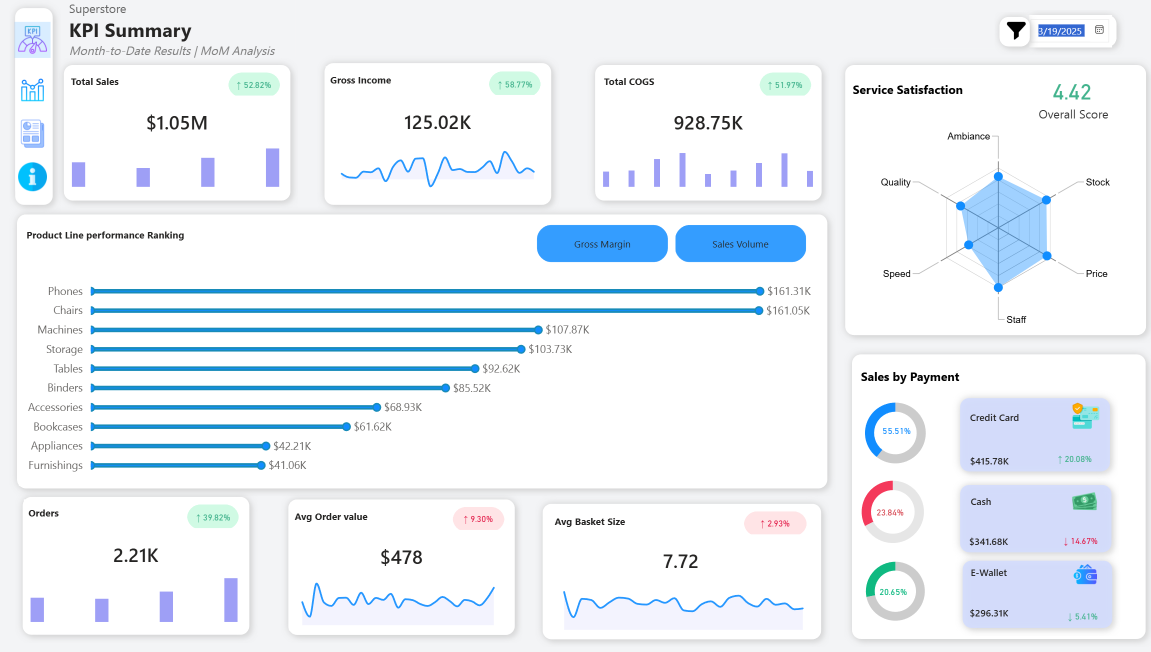
#> input picture superstore_1.png, 2301 x 1303 px (shown at 1/2 size)
$ python combine_images.py
#> lines starting #> are read from the running program, lines starting #| are printed output that depends on the picture

from PIL import Image
import os

images = ['superstore_1.png', 'superstore_2.png', 'superstore_3.png']
images_list = [Image.open(x) for x in images]
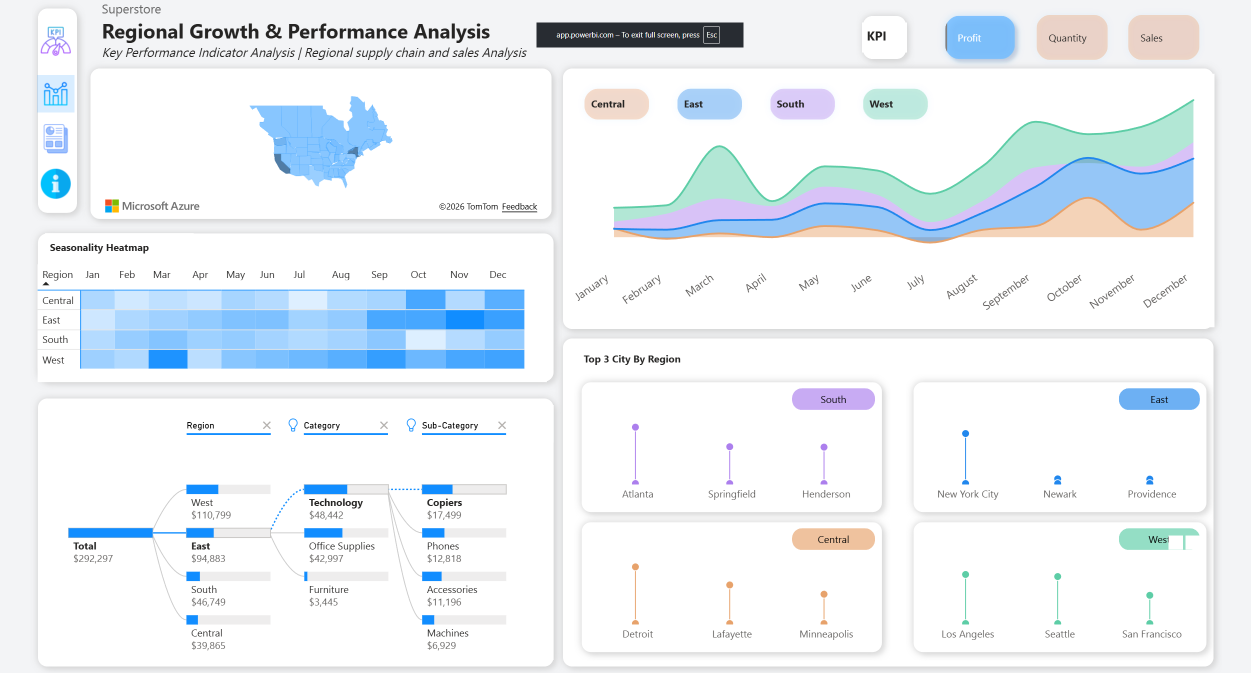
#> input picture superstore_2.png, 2502 x 1346 px (shown at 1/2 size)
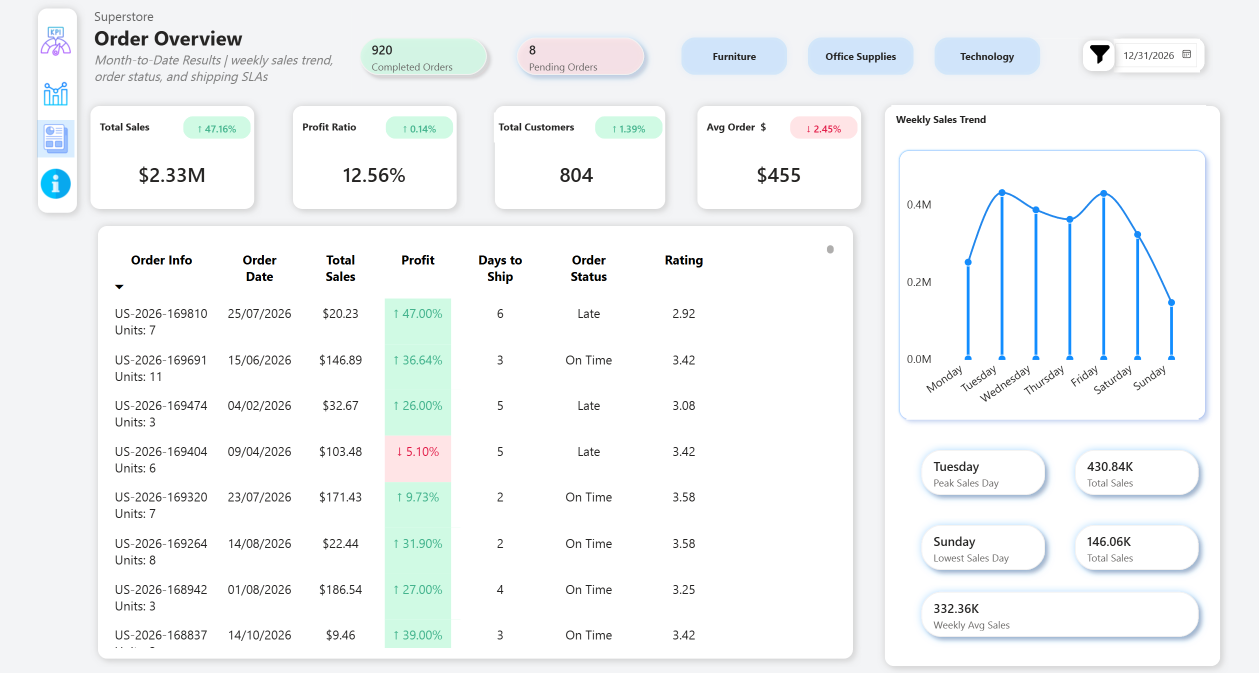
#> input picture superstore_3.png, 2517 x 1345 px (shown at 1/2 size)
#> images_list = 3 items

# Assuming all images have the same width, if not, resize them to the max width
widths, heights = zip(*(i.size for i in images_list))
#> widths = (2301, 2502, 2517); heights = (1303, 1346, 1345)

max_width = max(widths)
#> max_width = 2517
total_height = sum(heights)
#> total_height = 3994

new_im = Image.new('RGB', (max_width, total_height))
#> new_im: PIL image 2517x3994 RGB; every value is 0

y_offset = 0
for im in images_list:
  # If images are different widths, center them or resize. For simplicity, we just paste.
  # If resizing is needed:
  if im.size[0] != max_width:
      new_height = int(im.size[1] * (max_width / im.size[0]))
      im = im.resize((max_width, new_height), Image.Resampling.LANCZOS)

  new_im.paste(im, (0, y_offset))
  y_offset += im.size[1]
#> this loop made 3 passes
#> (new_height, y_offset) on passes 1 to 2: (1425, 1425), (1354, 2779)
#> y_offset on pass 3: 4124
#> pass 1, `im = im.resize((max_width, new_height), Image.Resampling.LANCZOS)`:
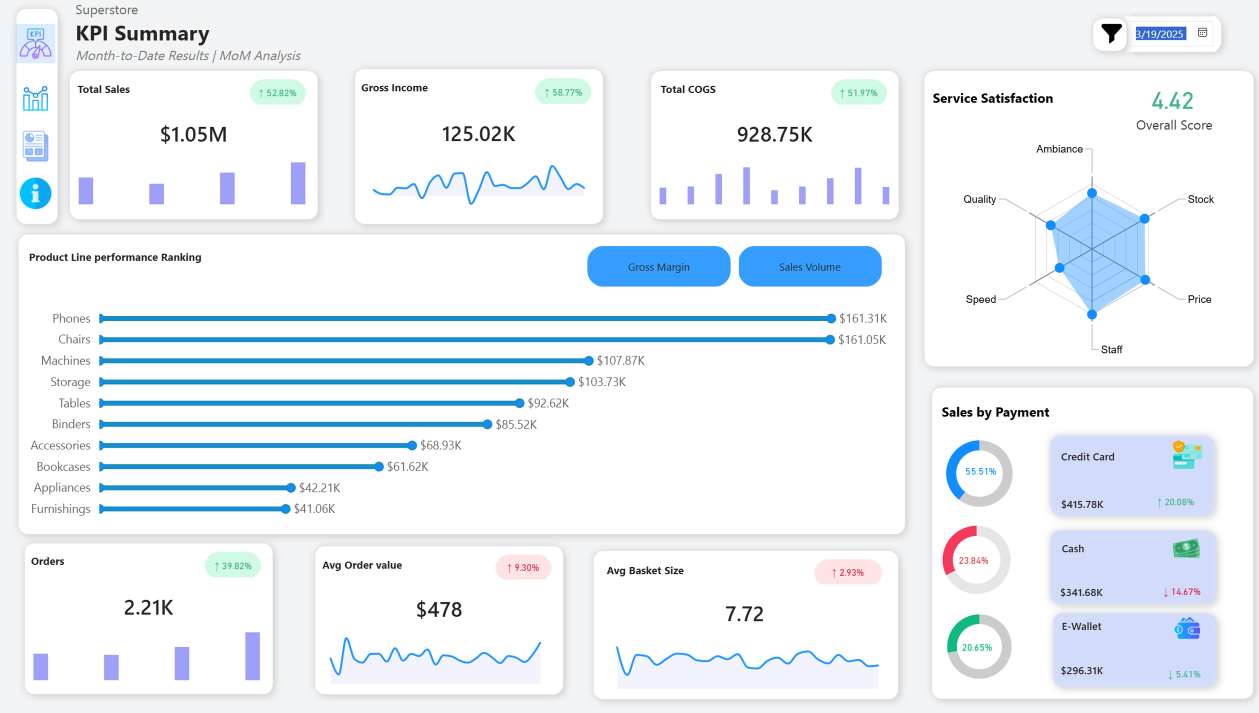
#> im: PIL image 2517x1425 RGBA (shown at 1/2 size); mean R, G, B, A 235.3, 241.3, 247, 255
#> after the loop:
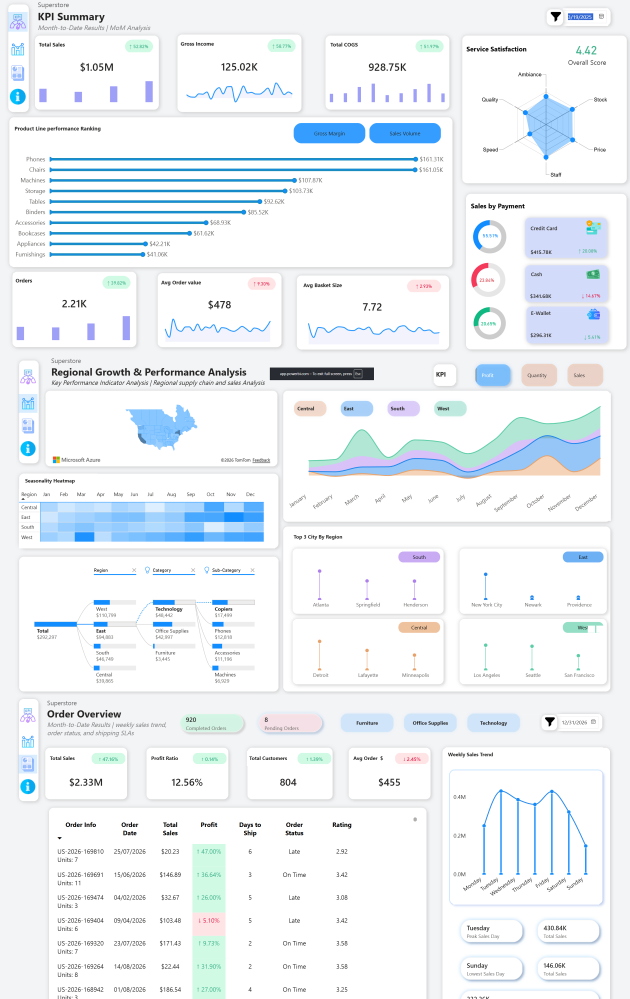
#> new_im: PIL image 2517x3994 RGB (shown at 1/4 size); mean R, G, B 237.4, 242.3, 246.3
#> after the loop, new_height = 1354; y_offset = 4124

new_im.save('Superstore_Combine.png')
print("Image combined successfully!")
